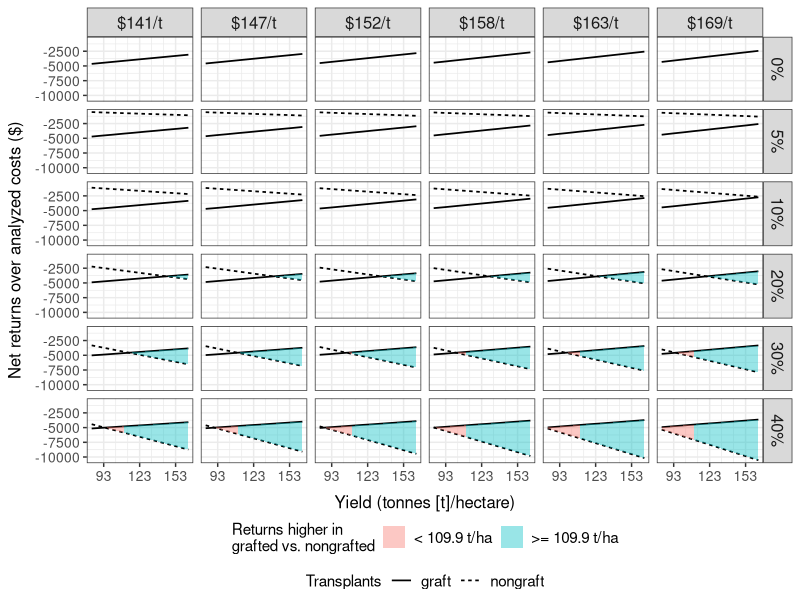

R code for this plot: (Note: this script raises an error after producing the figure.)
##############################################
# PROCESSING TOMATO Southern blight grafting #
# Partial Budget Analysis			         #
##############################################

## built on Docker rocker/tidyverse:4.2.0

if (!require(conflicted)) {
  install.packages("conflicted")
}
library(conflicted)

library(dplyr)
library(ggplot2)
library(forcats)
library(readr)
library(stringr)
library(tidyr)
library(RColorBrewer)


# install ggpattern for bar fill patterns
	# does not work due to missing library for dependency package 'units'
#devtools::install_version("ggpattern", version="0.4.1", repos="https://cran.r-project.org/", dependencies=c("Depends","Imports"), upgrade="never")
#library(ggpattern)

conflict_prefer("date", "lubridate")
conflict_prefer("filter", "dplyr")
conflict_prefer("lag", "dplyr")
conflict_prefer("spread", "tidyr")

setwd("/home/tomato_graft_rolfsii/")


##########################
# A. Make Dataframe #
##########################
### make dataframe
	## set vectors
	production = c("conventional","organic")
#	yield_base = seq(from=37, to=73, by=4) # short ton/acre
	yield_base = c(82.96, 91.93, 100.9, 109.87, 118.84, 127.81, 136.78, 145.75, 154.72, 163.68) # tonne/hectare
	treatment = c("graft","nongraft")
	incid_nongraft = c(0,5,10,20,20.3,30,40)
#	price = c(128,133,138,143,148,153) # $/short ton
	price = c(141.06, 146.57, 152.08, 157.59, 163.1, 168.61) # $/short ton

	## make df
	df.pt = expand_grid(production, yield_base, treatment, incid_nongraft, price)
	
	## add graft incid
	df.incid = tibble(
		incid_nongraft = c(0,5,10,20,20.3,30,40),
		incid_graft = c(0,0.5,1,2,2.7,3,4) )
	
	df.pt = df.pt %>% left_join(df.incid, by=c("incid_nongraft" = "incid_nongraft"))
	
	## adjust organic prices
	df.pt = df.pt %>% mutate(price=replace(price, production == "organic", price[production == "organic"] + 29.75))
	
### add cost and return changes
	## add: added returns, reduced costs, added costs
	df.pt = df.pt %>% mutate(
		yield_add = case_when(
			(treatment == "graft") ~ round(yield_base*0.145, digits=1),
			(treatment == "nongraft") ~ 0),
		cost_reduce = case_when(
			(treatment == "graft") ~ 893,
			(treatment == "nongraft") ~ 0),
		cost_add = case_when(
			(treatment == "graft") ~ -7140,
			(treatment == "nongraft") ~ 0) )
			
	## add reduced yield
	df.pt = df.pt %>% mutate(yield_loss = case_when(
			(treatment == "nongraft") 	~ round( ( (yield_base + yield_add) * (-incid_nongraft/100) ), digits=1),
			(treatment == "graft") 		~ round( ( (yield_base + yield_add) * (-incid_graft/100	 ) ), digits=1) ) )
			
	## calculate returns
	df.pt = df.pt %>% mutate(
		return_add = round(yield_add * price, digits=0),
		return_reduce = round(yield_loss * price, digits=0),
		cost_reduce_harvest = round(yield_loss * 7.71 * -1, digits=0),
		cost_add_harvest = round(yield_add * 7.71 * -1, digits=0) )

### sum cost changes
	df.pt = df.pt %>% mutate(cost_net = return_add + cost_reduce + cost_reduce_harvest + cost_add + cost_add_harvest + return_reduce)

### check against paper example
df.pt %>% filter(yield_base == 109.87 & price == 152.08 & (
	(treatment == "graft" & incid_nongraft == 0) |
	(treatment == "nongraft" & incid_nongraft == 20.3) |
	(treatment == "graft" & incid_graft == 2.7) ) )

### clean up
	## remove static scenario
	df.pt = df.pt %>% filter(!(treatment == "nongraft" & incid_nongraft == 0))
	
	## remove paper example
	df.pt = df.pt %>% filter(!(incid_nongraft == 20.3))
	
### calculate line equations
	## remove unneeded columns
	df.line = df.pt %>% 
		select(production, price, incid_nongraft, treatment, yield_base, cost_net) %>% 
		arrange(production, price, incid_nongraft, treatment, yield_base)
	
	## filter for end points
	df.line = df.line %>% filter(yield_base %in% c(82.96, 163.68))
	
	## collapse to one line
	df.line = df.line %>% 
		mutate(yield_base=paste("tonne_", round(yield_base, digits=0), sep="")) %>%
		spread(key=yield_base, value=cost_net)
	
	## calculate
		# slope
		df.line = df.line %>% mutate(slope=((tonne_164-tonne_83)/(163.68-82.96)))
		
		# intercept
		df.line = df.line %>% mutate(intercept=(tonne_83-(slope*82.96)))
		
### calculate intersection
	## remove unneeded columns
	df.line = df.line %>% select(-tonne_83, -tonne_164)
	
	## rename columns
	df.line = df.line %>% rename(m=slope, b=intercept)
	
	## gather
	df.line = df.line %>% gather(key="variable", value="value", -production, -price, -incid_nongraft, -treatment)
	
	## unite
	df.line = df.line %>% unite("linevar", c(treatment, variable), remove=T)
	
	## spread
	df.line = df.line %>% spread(key=linevar, value=value)
	
	## calculate
		# x
		df.line = df.line %>% mutate(break_yield=((nongraft_b-graft_b)/(graft_m-nongraft_m)))
	
		# y
		df.line = df.line %>% mutate(break_cost = (graft_m * break_yield) + graft_b )

### summarize
	df.line %>% filter(break_yield < 163.68) %>% arrange(production, incid_nongraft, price) %>% print(n=Inf)
	
################
# B. Visualize #
################

### functions for strip labels
	lab.price = as_labeller(function(x) { paste("$", x, "/t", sep="") })
	lab.incid = as_labeller(function(x) { paste(x, "%", sep="") })
	
### get dataset for area fill
	## rename
	df.line.fill = df.line %>% rename(yield_break_graft=break_yield)

	## set boundaries - yield
	df.line.fill = df.line.fill %>% mutate(
		yield_min_graft=case_when(
			(yield_break_graft <   82.96)						    	~ 82.96,
			(yield_break_graft >=  82.96 & yield_break_graft <  109.87) ~ yield_break_graft,
			(yield_break_graft >= 109.87)						    	~ NA_real_),
		yield_avgmax_graft=case_when(
			(yield_break_graft <  109.87) 								~ 109.87,
			(yield_break_graft >= 109.87) 								~ NA_real_),
		yield_avgmin_graft=case_when(
			(yield_break_graft <  109.87) 								~ 109.87,
			(yield_break_graft >= 109.87 & yield_break_graft <= 163.68) ~ yield_break_graft,
			(yield_break_graft >  163.68) 								~ NA_real_),
		yield_max_graft=case_when(
			(yield_break_graft <  163.68) 								~ 163.68,
			(yield_break_graft >= 163.68) 								~ NA_real_) )

	## duplicate
	df.line.fill = df.line.fill %>% mutate(
		yield_break_nongraft=yield_break_graft, yield_min_nongraft=yield_min_graft, yield_avgmax_nongraft=yield_avgmax_graft, 
		yield_avgmin_nongraft=yield_avgmin_graft, yield_max_nongraft=yield_max_graft)
		
	## calculate cost
	df.line.fill = df.line.fill %>% mutate(
		across(
			c(yield_break_graft, yield_min_graft, yield_avgmax_graft, yield_avgmin_graft, yield_max_graft), 
			~ (( graft_m * .x) + graft_b),
			.names="cost_{col}"),
		across(
			c(yield_break_nongraft, yield_min_nongraft, yield_avgmax_nongraft, yield_avgmin_nongraft, yield_max_nongraft), 
			~ (( nongraft_m * .x) + nongraft_b),
			.names="cost_{col}") )

	## remove unneeded columns
	df.line.fill = df.line.fill %>% select(
		-graft_b, -graft_m, -nongraft_b, -nongraft_m,
		-break_cost,
		-yield_break_nongraft, -yield_break_graft, -cost_yield_break_nongraft, -cost_yield_break_graft)
			
	## gather
	df.line.fill = df.line.fill %>% gather(key="variable", value="value", -production, -price, -incid_nongraft)
	
	## remove "yield"
	df.line.fill = df.line.fill %>% mutate(variable=str_replace(variable, "_yield_", "_"))
	
	## separate
	df.line.fill = df.line.fill %>% separate(variable, into=c("variable","position","treatment"), sep="_", remove=T)
	
	## spread cost/yield (y axis)
	df.line.fill = df.line.fill %>% spread(key=variable, value=value)

	## filter
	df.line.fill = df.line.fill %>% filter(!(is.na(cost) & is.na(yield)))

	## spread break/max (x axis)
	df.line.fill = df.line.fill %>% spread(key=treatment, value=cost)
	
	## add fill vairable
	df.line.fill = df.line.fill %>% mutate(group=case_when(
		(position %in% c("min","avgmax")) ~ "< 109.9 t/ha",	
		(position %in% c("avgmin","max")) ~ ">= 109.9 t/ha") )	
	
	## remove column
#	df.line.fill = df.line.fill %>% select(-position)
	
	## find min/max
	df.line.fill = df.line.fill %>% rowwise() %>% mutate(cost_min=min(graft,nongraft), cost_max=max(graft,nongraft))
	
	## remove columns
	df.line.fill = df.line.fill %>% select(-graft, -nongraft)
	
	## round prices
	df.line.fill = df.line.fill %>% mutate(price=round(price, digits=0))

### individual facets
	plot.1.conv = df.pt %>% filter(production == "conventional") %>% mutate(price=round(price, digits=0)) %>% {
	ggplot(.) +
		geom_line(size=0.6, aes(x=yield_base, y=cost_net, linetype=treatment)) +
		geom_ribbon(data={ df.line.fill %>% filter(production == "conventional") }, aes(x=yield, ymin=cost_min, ymax=cost_max, fill=group), alpha=0.4) +
		facet_grid(incid_nongraft ~ price, labeller=labeller(price=lab.price, incid_nongraft=lab.incid)) +
		scale_x_continuous(breaks=c(93,123,153), minor_breaks=c(103,113,133,143)) +
		theme_bw() +
		theme(axis.title=element_text(size=12), axis.text=element_text(size=10), strip.text=element_text(size=12)) +
		theme(axis.title.x=element_text(margin=margin(7.5,0,-5,0)), axis.title.y=element_text(margin=margin(0,7.5,0,0))) +
		theme(legend.position="bottom", legend.box="vertical", legend.margin=margin(0,0,0,0), legend.text=element_text(size=11)) +
		guides(linetype=guide_legend(order=0), fill=guide_legend(order=1)) +
		labs(x="Yield (tonnes [t]/hectare)", y="Net returns over analyzed costs ($)", linetype="Transplants", fill="Returns higher in\ngrafted vs. nongrafted")
	}
	ggplot2::ggsave(file="./4_results/rolfsii_budget_facet_conv.png", device="png", plot=plot.1.conv, width=6.5, height=6.5, units="in")

	plot.1.org = df.pt %>% filter(production == "organic") %>% mutate(price=round(price, digits=0))  %>% {
	ggplot(.) +
		geom_line(size=0.6, aes(x=yield_base, y=cost_net, linetype=treatment)) +
		geom_ribbon(data={ df.line.fill %>% filter(production == "organic") }, aes(x=yield, ymin=cost_min, ymax=cost_max, fill=group), alpha=0.4) +
		facet_grid(incid_nongraft ~ price, labeller=labeller(price=lab.price, incid_nongraft=lab.incid)) +
		scale_x_continuous(breaks=c(93,123,153), minor_breaks=c(103,113,133,143)) +
		theme_bw() +
		theme(axis.title=element_text(size=12), axis.text=element_text(size=10), strip.text=element_text(size=12)) +
		theme(axis.title.x=element_text(margin=margin(7.5,0,-5,0)), axis.title.y=element_text(margin=margin(0,7.5,0,0))) +
		theme(legend.position="bottom", legend.box="vertical", legend.margin=margin(0,0,0,0), legend.text=element_text(size=11)) +
		guides(linetype=guide_legend(order=0), fill=guide_legend(order=1)) +
		labs(x="Yield (tonnes [t]/hectare)", y="Net returns over analyzed costs ($)", linetype="Transplants", fill="Returns higher in\ngrafted vs. nongrafted")
	}
	ggplot2::ggsave(file="./4_results/rolfsii_budget_facet_org.png", device="png", plot=plot.1.org, width=6.5, height=6.5, units="in")
		
	
